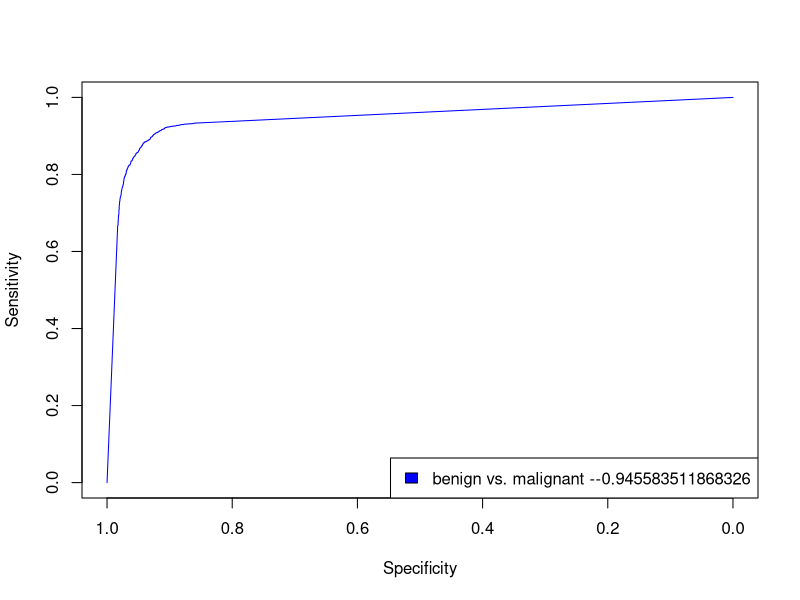

Recreate this plot in R.
## ---- chunk 1
library(caret)
library(ROCR)
library(pROC)
library(MASS)
library(ggplot2)
library(gridExtra)
library(dplyr)
library(ggfortify)
library(glmnet)
library(tidyverse)
library(mlbench)
## ---- chunk 2
data(BreastCancer)

BreastCancer <- na.omit(BreastCancer)

train_breastcancer <- floor(0.75 * nrow(BreastCancer))
set.seed(20)
train_pos <- sample(seq_len(nrow(BreastCancer)), size = train_breastcancer)
train_classifier <- BreastCancer[train_pos,]
test_classifier <- BreastCancer[-train_pos,]

dim(train_classifier)
dim(test_classifier)
#only look at two classes 
train_classifier_log <- train_classifier[c(which(train_classifier$Class == "benign"),
                                           which(train_classifier$Class == "malignant")),]
test_classifier_log <- test_classifier[c(which(test_classifier$Class == "benign"), 
                                         which(test_classifier$Class == "malignant")),]

train_classifier_log$Class <- factor(train_classifier_log$Class)
test_classifier_log$Class <- factor(test_classifier_log$Class)

ctrl <- trainControl(method = "repeatedcv", repeats = 20, classProbs = T,
                     savePredictions = T)
## ---- chunk 3
logistic_regression <- train(Class ~ Cl.thickness + Cell.size + Cell.shape + Marg.adhesion + Epith.c.size + Bare.nuclei + Bl.cromatin + Normal.nucleoli + Mitoses, 
                             data = train_classifier_log, 
                             method = "glm", 
                             family= "binomial", 
                             trControl = ctrl
                             )
## ---- chunk 4
logistic_regression
## ---- chunk 5
plot(x = roc(predictor = logistic_regression$pred$benign,
             response = logistic_regression$pred$obs)$specificities, 
     y = roc(predictor = logistic_regression$pred$benign, 
             response = logistic_regression$pred$obs)$sensitivities,
     col= "blue", xlim = c(1, 0), type ="l", ylab = "Sensitivity",
     xlab = "Specificity")
legend("bottomright", legend = paste("benign vs. malignant --", 
                                     roc(predictor = logistic_regression$pred$benign,
                                         response = logistic_regression$pred$obs)$auc
, sep = ""), col = c("blue"), fill = c("blue"))
## ---- chunk 6
logistic_regression_predict_class <- predict(logistic_regression, 
                                             newdata = test_classifier_log)

#confusion matrix
confusionMatrix(logistic_regression_predict_class, 
                reference = test_classifier_log$Class)
## ---- chunk 7
# check correlation of log odds to independent variables in logistic regression model
logistic_regression_predict <- predict(logistic_regression, 
                                       newdata = test_classifier_log, type = "prob")

odds_species1 <- logistic_regression_predict[,1] / (1 - logistic_regression_predict[,1])
log_odds_species1 <- log(odds_species1)

test_classifier_probs <- test_classifier_log[,2:10]
test_classifier_probs <- sapply(test_classifier_probs, as.numeric)

cor(log_odds_species1, test_classifier_probs)
